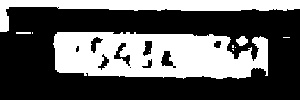
#> input picture VIDEO/THres0003.jpg, 300 x 100 px, given in place of the camera
$ python VIDEO.py
#> lines starting #> are read from the running program, lines starting #| are printed output that depends on the picture; after the words box and inside, x2 and y2 are one past the last pixel; in counts of white or black regions, pixels touching at a corner belong together
import numpy as np
import cv2
import Cascade_Haar as C
if __name__ == '__main__':
    cap = cv2.VideoCapture(0)
    plate_cascade = cv2.CascadeClassifier("haarcascade_russian_plate_number.xml")
    while(True):
        # Capture frame-by-frame
        ret, frame = cap.read()
#> frame is the input picture: shape (100, 300, 3); min 0, max 255, mean 93.4

        # Our operations on the frame come here
        gray = cv2.cvtColor(frame, cv2.COLOR_BGR2GRAY)

        plaques = plate_cascade.detectMultiScale(gray, 1.3, 10)
#> plaques = [[52, 19, 223, 74]]
        for i, (x, y, w, h) in enumerate(plaques):
            cv2.rectangle(frame, (x, y), (x+w, y+h), (0, 255, 0), 2)
#> this loop made 1 pass
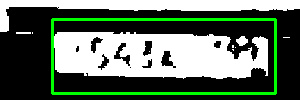
#> frame: shape (100, 300, 3); 5.93% of pixels changed, all inside (x1, y1, x2, y2) = (51, 18, 277, 95)


        # cv2.imwrite(path, a[1])
        # Display the resulting frame
        cv2.imshow('frame',frame)
        if cv2.waitKey(1) & 0xFF == ord('q'):
#> (key q is pressed here)
            break

    # When everything done, release the capture
    cap.release()
    cv2.destroyAllWindows()
